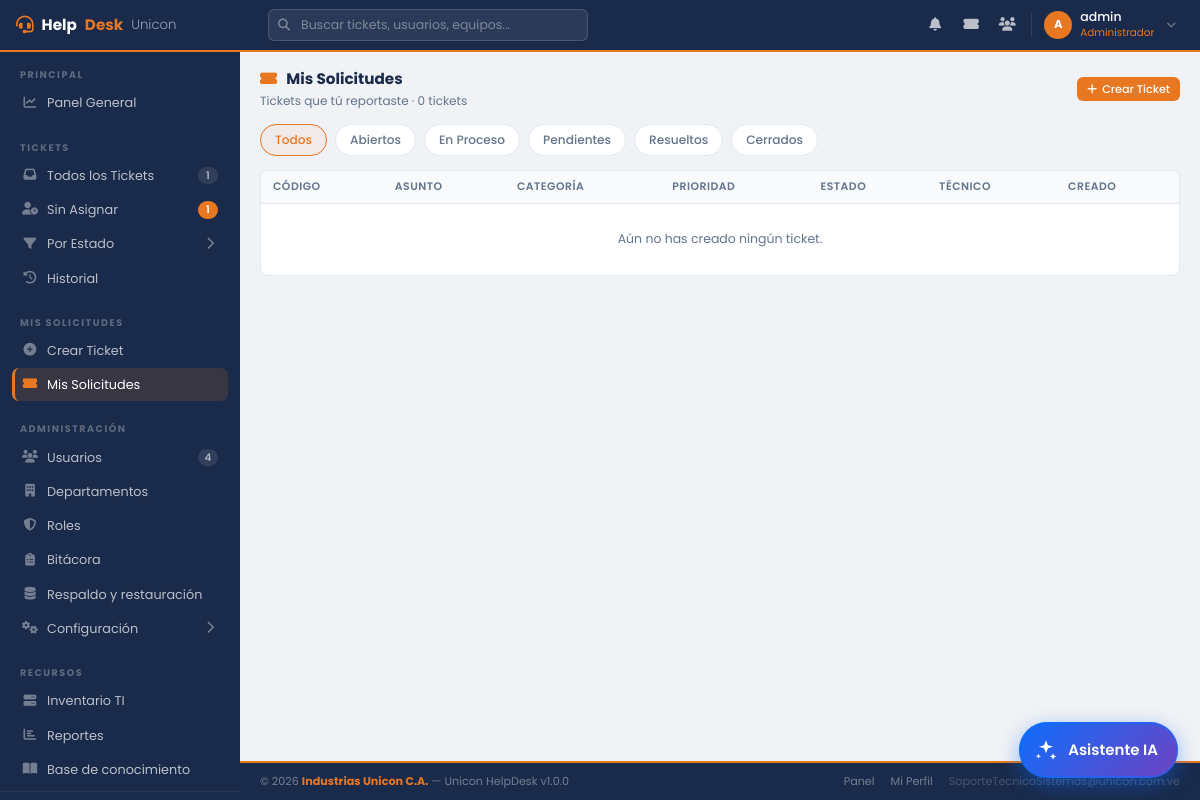
/admin/mis_tickets.php (signed in), run on an earlier commit of the app's database.
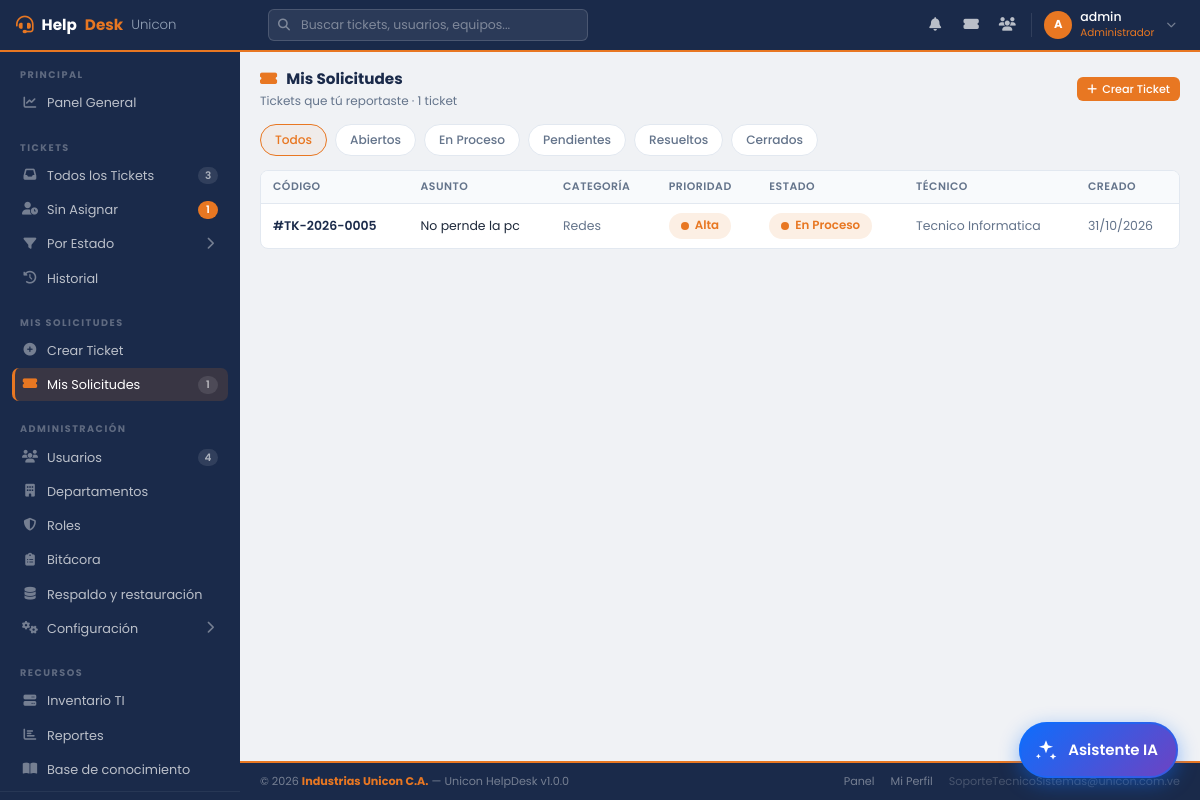
And on a later commit of the database.
### tables this page shows
CREATE TABLE `tickets` (
  `id_tickets` int(11) NOT NULL AUTO_INCREMENT,
  `codigo_ticket` varchar(20) NOT NULL,
  `asunto` varchar(200) NOT NULL,
  `descripcion` text NOT NULL,
  `fecha_creacion` datetime NOT NULL DEFAULT current_timestamp(),
  `fecha_cierre` datetime DEFAULT NULL,
  `id_usuario_solicitante` int(11) NOT NULL,
  `id_usuario_asignado` int(11) DEFAULT NULL,
  `id_departamento` int(11) NOT NULL,
  `id_categoria` int(11) NOT NULL,
  `id_prioridad` int(11) NOT NULL DEFAULT 2,
  `id_estado` int(11) NOT NULL DEFAULT 1,
  `id_inventario` int(11) DEFAULT NULL,
  `solucion` text DEFAULT NULL,
  `observaciones` text DEFAULT NULL,
  PRIMARY KEY (`id_tickets`),
  UNIQUE KEY `codigo_ticket` (`codigo_ticket`),
  KEY `fecha_creacion` (`fecha_creacion`),
  KEY `fk_ticket_categoria` (`id_categoria`),
  KEY `fk_ticket_usuario_asignado` (`id_usuario_asignado`),
  KEY `fk_ticket_usuario_solicitante` (`id_usuario_solicitante`),
  KEY `fk_ticket_prioridad` (`id_prioridad`),
  KEY `fk_ticket_departamento` (`id_departamento`),
  KEY `id_inventario` (`id_inventario`),
  KEY `id_estado` (`id_estado`),
  CONSTRAINT `fk_ticket_categoria` FOREIGN KEY (`id_categoria`) REFERENCES `categoria_incidencias` (`id_categoria`) ON UPDATE CASCADE,
  CONSTRAINT `fk_ticket_departamento` FOREIGN KEY (`id_departamento`) REFERENCES `departamentos` (`id_departamento`) ON UPDATE CASCADE,
  CONSTRAINT `fk_ticket_estado` FOREIGN KEY (`id_estado`) REFERENCES `estados_ticket` (`id_estado_ticket`) ON UPDATE CASCADE,
  CONSTRAINT `fk_ticket_inventario` FOREIGN KEY (`id_inventario`) REFERENCES `inventario_tecnologico` (`id_inventario`) ON UPDATE CASCADE,
  CONSTRAINT `fk_ticket_prioridad` FOREIGN KEY (`id_prioridad`) REFERENCES `prioridades` (`id_prioridad`) ON UPDATE CASCADE,
  CONSTRAINT `fk_ticket_usuario_asignado` FOREIGN KEY (`id_usuario_asignado`) REFERENCES `usuarios` (`id_usuario`) ON UPDATE CASCADE,
  CONSTRAINT `fk_ticket_usuario_solicitante` FOREIGN KEY (`id_usuario_solicitante`) REFERENCES `usuarios` (`id_usuario`) ON UPDATE CASCADE
);

CREATE TABLE `categoria_incidencias` (
  `id_categoria` int(11) NOT NULL AUTO_INCREMENT,
  `nombre` varchar(80) NOT NULL,
  `descripcion` text DEFAULT NULL,
  `id_prioridad_default` int(11) DEFAULT NULL,
  `estado` enum('activo','inactivo') NOT NULL DEFAULT 'activo',
  PRIMARY KEY (`id_categoria`),
  UNIQUE KEY `nombre` (`nombre`),
  KEY `fk_categoria_prioridad` (`id_prioridad_default`),
  CONSTRAINT `fk_categoria_prioridad` FOREIGN KEY (`id_prioridad_default`) REFERENCES `prioridades` (`id_prioridad`) ON DELETE SET NULL ON UPDATE CASCADE
);

CREATE TABLE `prioridades` (
  `id_prioridad` int(11) NOT NULL AUTO_INCREMENT,
  `nombre` varchar(50) NOT NULL,
  `nivel` int(11) NOT NULL DEFAULT 2,
  `tiempo_respuesta_objetivo` int(11) NOT NULL DEFAULT 2880 COMMENT 'Guardar minutos',
  PRIMARY KEY (`id_prioridad`),
  UNIQUE KEY `nombre` (`nombre`)
);

CREATE TABLE `estados_ticket` (
  `id_estado_ticket` int(11) NOT NULL AUTO_INCREMENT,
  `nombre` varchar(50) NOT NULL,
  `descripcion` text DEFAULT NULL,
  PRIMARY KEY (`id_estado_ticket`),
  UNIQUE KEY `nombre` (`nombre`)
);

CREATE TABLE `usuarios` (
  `id_usuario` int(11) NOT NULL AUTO_INCREMENT,
  `nombres` varchar(100) NOT NULL,
  `apellidos` varchar(100) NOT NULL,
  `correo` varchar(150) NOT NULL,
  `usuario_login` varchar(50) NOT NULL,
  `contraseña` varchar(255) NOT NULL,
  `telefono` varchar(20) DEFAULT NULL,
  `id_departamento` int(11) NOT NULL,
  `id_rol` int(11) NOT NULL DEFAULT 1,
  `estado` enum('activo','inactivo','reposo','pasante','vacaciones','suspendido') NOT NULL DEFAULT 'activo',
  PRIMARY KEY (`id_usuario`),
  UNIQUE KEY `correo` (`correo`),
  UNIQUE KEY `usuario_login` (`usuario_login`),
  KEY `id_departamento` (`id_departamento`),
  KEY `id_rol` (`id_rol`),
  CONSTRAINT `fk_usuario_departamento` FOREIGN KEY (`id_departamento`) REFERENCES `departamentos` (`id_departamento`) ON UPDATE CASCADE,
  CONSTRAINT `fk_usuario_rol` FOREIGN KEY (`id_rol`) REFERENCES `roles` (`id_rol`) ON UPDATE CASCADE
);

### admin/mis_tickets.php (called while the page is built, shortened)
<?php
include_once '../includes/header2.php';
include_once '../includes/sidebar.php';
include_once '../includes/lista_mis_tickets.php';
include_once '../includes/footer2.php';

### includes/lista_mis_tickets.php (the view, shortened to what the changed rows need)
<?php
$stmt_yo = $conexion->prepare("SELECT id_usuario FROM usuarios WHERE usuario_login = ?");
$stmt_yo->bind_param("s", $usuario_activo);
$stmt_yo->execute();
$id_yo = (int)($stmt_yo->get_result()->fetch_assoc()['id_usuario'] ?? 0);
$mapa_estado_slug = [
    'abierto'   => TICKET_ABIERTO,
    'proceso'   => TICKET_PROCESO,
    'pendiente' => TICKET_PENDIENTE,
    'resuelto'  => TICKET_RESUELTO,
    'cerrado'   => TICKET_CERRADO,
];
$estado_slug = $_GET['estado'] ?? '';
$filtro_estado_id = $mapa_estado_slug[$estado_slug] ?? null;
$sql = "
    SELECT t.id_tickets, t.codigo_ticket, t.asunto, t.fecha_creacion,
           c.nombre AS categoria_nombre,
           p.nombre AS prioridad_nombre, p.nivel AS prioridad_nivel,
           e.nombre AS estado_nombre, e.id_estado_ticket,
           asig.nombres AS asig_nombres, asig.apellidos AS asig_apellidos
    FROM tickets t
    JOIN categoria_incidencias c ON t.id_categoria = c.id_categoria
    JOIN prioridades p ON t.id_prioridad = p.id_prioridad
    JOIN estados_ticket e ON t.id_estado = e.id_estado_ticket
    LEFT JOIN usuarios asig ON t.id_usuario_asignado = asig.id_usuario
    WHERE t.id_usuario_solicitante = ?
";
if ($filtro_estado_id !== null) {
    $stmt = $conexion->prepare($sql . " AND t.id_estado = ? ORDER BY t.fecha_creacion DESC");
    $stmt->bind_param("ii", $id_yo, $filtro_estado_id);
} else {
    $stmt = $conexion->prepare($sql . " ORDER BY t.fecha_creacion DESC");
    $stmt->bind_param("i", $id_yo);
}
$stmt->execute();
$tickets = $stmt->get_result();
$colores_estado = [1=>'#0284c7', 2=>'#E87722', 3=>'#d97706', 4=>'#16a34a', 5=>'#64748b'];
$colores_nivel  = [1=>'#0284c7', 2=>'#d97706', 3=>'#E87722', 4=>'#dc2626'];
?>
<main class="hd-main">
    <div class="hd-page-header">
        <div>
            <div class="hd-page-title"><i class="fas fa-ticket-alt" style="color:var(--naranja);margin-right:6px;"></i> Mis Solicitudes</div>
            <div class="hd-page-sub">Tickets que tú reportaste · <?= $tickets->num_rows ?> ticket<?= $tickets->num_rows !== 1 ? 's' : '' ?></div>
        </div>
    </div>
    <div class="hd-card">
        <div class="hd-card-body" style="padding:0;">
            <table class="hd-table">
                <thead>
                    <tr>
                        <th>Código</th>
                        <th>Asunto</th>
                        <th>Categoría</th>
                        <th>Prioridad</th>
                        <th>Estado</th>
                        <th>Técnico</th>
                        <th>Creado</th>
                    </tr>
                </thead>
                <tbody>
                    <?php if ($tickets->num_rows === 0): ?>
                    <tr><td colspan="7" style="text-align:center;padding:26px;color:var(--muted);">
                        <?= $filtro_estado_id !== null ? 'No tienes solicitudes con este estado.' : 'Aún no has creado ningún ticket.' ?>
                    </td></tr>
                    <?php endif; ?>
                    <?php while ($t = $tickets->fetch_assoc()):
                        $ce = $colores_estado[$t['id_estado_ticket']] ?? '#94a3b8';
                        $cp = $colores_nivel[$t['prioridad_nivel']] ?? '#94a3b8';
                    ?>
                    <tr class="hd-fila-ticket" onclick="window.location='ver_ticket.php?id=<?= $t['id_tickets'] ?>'">
                        <td style="font-weight:600;color:var(--azul);">#<?= htmlspecialchars($t['codigo_ticket']) ?></td>
                        <td><?= htmlspecialchars($t['asunto']) ?></td>
                        <td style="color:var(--muted);"><?= htmlspecialchars($t['categoria_nombre']) ?></td>
                        <td>
                            <span class="hd-badge-pill" style="background:color-mix(in srgb, <?= $cp ?> 12%, white); color:<?= $cp ?>;">
                                <span class="dot" style="background:<?= $cp ?>;"></span> <?= htmlspecialchars($t['prioridad_nombre']) ?>
                            </span>
                        </td>
                        <td>
                            <span class="hd-badge-pill" style="background:color-mix(in srgb, <?= $ce ?> 12%, white); color:<?= $ce ?>;">
                                <span class="dot" style="background:<?= $ce ?>;"></span> <?= htmlspecialchars($t['estado_nombre']) ?>
                            </span>
                        </td>
                        <td style="color:var(--muted);">
                            <?= $t['asig_nombres'] ? htmlspecialchars($t['asig_nombres'] . ' ' . $t['asig_apellidos']) : '<span class="hd-sin-asignar">Esperando asignación</span>' ?>
                        </td>
                        <td style="color:var(--muted);font-size:0.78rem;"><?= date('d/m/Y', strtotime($t['fecha_creacion'])) ?></td>
                    </tr>
                    <?php endwhile; ?>
                </tbody>
            </table>
        </div>
    </div>
</main>

### includes/sidebar.php (shortened to what the changed rows need)
<?php
if (!function_exists('sb_badge')) {
    function sb_badge(int $n, string $clase = ''): string {
        if ($n <= 0) return '';
        return '<span class="hd-sidebar-count' . ($clase !== '' ? ' ' . $clase : '') . '">' . $n . '</span>';
    }
}
$sb = [];
$stmt_sb = $conexion->prepare("SELECT id_usuario FROM usuarios WHERE usuario_login = ?");
$stmt_sb->bind_param("s", $usuario_activo);
$stmt_sb->execute();
$fila_sb = $stmt_sb->get_result()->fetch_assoc();
$sb_id_usuario = (int)($fila_sb['id_usuario'] ?? 0);
$stmt_sb = $conexion->prepare("SELECT COUNT(*) AS c FROM tickets WHERE id_usuario_solicitante = ? AND id_estado NOT IN (" . TICKET_RESUELTO . "," . TICKET_CERRADO . ")");
$stmt_sb->bind_param("i", $sb_id_usuario);
$stmt_sb->execute();
$sb['mis_sol'] = (int)$stmt_sb->get_result()->fetch_assoc()['c'];
if ($rol_id == ROL_ADMIN) {
    $r = $conexion->query("
        SELECT COALESCE(SUM(id_estado = " . TICKET_ABIERTO . "), 0)   AS abiertos,
               COALESCE(SUM(id_estado = " . TICKET_PROCESO . "), 0)   AS proceso,
               COALESCE(SUM(id_estado = " . TICKET_PENDIENTE . "), 0) AS pendientes
        FROM tickets
    ")->fetch_assoc();
    $sb['abiertos']   = (int)$r['abiertos'];
    $sb['proceso']    = (int)$r['proceso'];
    $sb['pendientes'] = (int)$r['pendientes'];
    $sb['activos']    = $sb['abiertos'] + $sb['proceso'] + $sb['pendientes'];
    $sb['sin_asignar'] = (int)$conexion->query("SELECT COUNT(*) c FROM tickets WHERE id_usuario_asignado IS NULL AND id_estado NOT IN (" . TICKET_RESUELTO . "," . TICKET_CERRADO . ")")->fetch_assoc()['c'];
    $sb['usuarios']   = (int)$conexion->query("SELECT COUNT(*) c FROM usuarios")->fetch_assoc()['c'];
    $sb['inventario'] = (int)$conexion->query("SELECT COUNT(*) c FROM inventario_tecnologico")->fetch_assoc()['c'];
}
?>
<aside class="hd-sidebar" id="sidebar">
    <?php if ($rol_id == 3): ?>
    <div class="hd-sidebar-section">
        <a href="tickets.php" class="hd-sidebar-link <?= ($pagina_actual=='tickets.php' && ($_GET['estado'] ?? '') !== 'sin_asignar') ? 'active' : '' ?>">
            <i class="fas fa-inbox"></i> Todos los Tickets
            <?= sb_badge($sb['activos']) ?>
        </a>
        <a href="tickets.php?estado=sin_asignar" class="hd-sidebar-link <?= ($pagina_actual=='tickets.php' && ($_GET['estado'] ?? '') === 'sin_asignar') ? 'active' : '' ?>">
            <i class="fas fa-user-clock"></i> Sin Asignar
            <?= sb_badge($sb['sin_asignar'], 'naranja') ?>
        </a>
    </div>
    <div class="hd-sidebar-section">
        <a href="mis_tickets.php" class="hd-sidebar-link <?= $pagina_actual=='mis_tickets.php'?'active':'' ?>">
            <i class="fas fa-ticket-alt"></i> Mis Solicitudes
            <?= sb_badge($sb['mis_sol']) ?>
        </a>
    </div>
    <div class="hd-sidebar-section">
        <a href="procesos/usuarios.php" class="hd-sidebar-link <?= $pagina_actual=='usuarios.php'?'active':'' ?>">
            <i class="fas fa-users"></i> Usuarios
            <?= sb_badge($sb['usuarios']) ?>
        </a>
    </div>
    <?php endif; ?>
</aside>
<div class="hd-content">

What changed in the data, as far as the page shows it:
added tickets: codigo_ticket "TK-2026-0005", asunto "No pernde la pc", id_categoria.nombre "Redes", id_prioridad.nombre "Alta", id_estado.nombre "En Proceso", id_usuario_asignado.apellidos "Tecnico Informatica", fecha_creacion "31/10/2026"
Also different on the page:
$n: "1 1 4" → "3 1 1 4"
$tickets->num_rows: "0" → "1"
text no longer shown: "s Aún no has creado ningún ticket."
